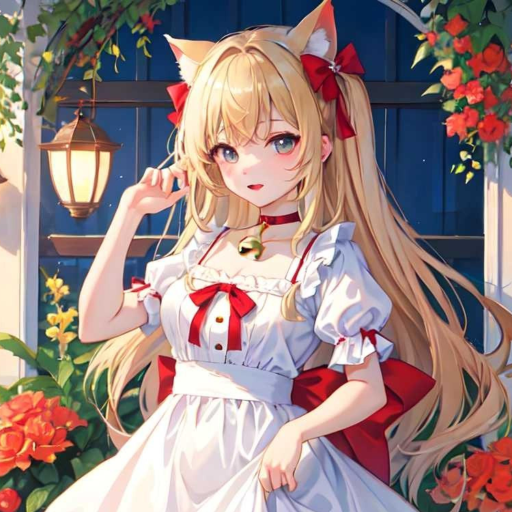
#> input picture e271acf52f0f376ebe5031088f23f4fe.png, 512 x 512 px
$ python generate-icons.py
#> lines starting #> are read from the running program, lines starting #| are printed output that depends on the picture; after the words box and inside, x2 and y2 are one past the last pixel; in counts of white or black regions, pixels touching at a corner belong together
#!/usr/bin/env python3
"""
Generate icon and image variants from a source PNG.

Icons get rounded corners (modern PWA/iOS style).
Logos are resized as-is (preserving source shape).

Usage:
    python3 scripts/generate-icons.py [source.png]

Defaults to e271acf52f0f376ebe5031088f23f4fe.png in the project root.
"""

import sys
import os
from PIL import Image, ImageDraw

PROJECT_ROOT = os.path.dirname(os.path.dirname(os.path.abspath(__file__)))
DEFAULT_SOURCE = os.path.join(PROJECT_ROOT, "e271acf52f0f376ebe5031088f23f4fe.png")
ICONS_DIR = os.path.join(PROJECT_ROOT, "public", "icons")
IMAGES_DIR = os.path.join(PROJECT_ROOT, "public", "images")

BG_COLOR = (35, 38, 41)  # #232629 — matches theme_color


def add_rounded_corners(img: Image.Image, radius_pct: float = 0.22) -> Image.Image:
    """Apply rounded corners to an RGBA image. radius_pct = fraction of size."""
    size = img.size[0]
    radius = int(size * radius_pct)
    img = img.convert("RGBA")

    # Create a rounded rectangle mask
    mask = Image.new("L", img.size, 0)
    draw = ImageDraw.Draw(mask)
    draw.rounded_rectangle([(0, 0), (img.size[0] - 1, img.size[1] - 1)],
                           radius=radius, fill=255)

    # Apply mask to alpha channel
    r, g, b, a = img.split()
    a = Image.composite(a, Image.new("L", img.size, 0), mask)
    img = Image.merge("RGBA", (r, g, b, a))
    return img


def resize_icon_rounded(source: Image.Image, size: int, mode: str) -> Image.Image:
    """Resize source to a square icon with rounded corners."""
    img = source.copy()
    img = img.resize((size, size), Image.LANCZOS)
    img = add_rounded_corners(img)

    if mode == "RGB":
        bg = Image.new("RGB", (size, size), BG_COLOR)
        bg.paste(img, mask=img.split()[3])
        return bg
    return img


def resize_wide_rounded(source: Image.Image, w: int, h: int) -> Image.Image:
    """Center-crop to target aspect ratio, resize, add rounded corners."""
    src = source.copy()
    src_w, src_h = src.size
    target_ratio = w / h
    src_ratio = src_w / src_h
    if src_ratio > target_ratio:
        new_w = int(src_h * target_ratio)
        left = (src_w - new_w) // 2
        src = src.crop((left, 0, left + new_w, src_h))
    else:
        new_h = int(src_w / target_ratio)
        top = (src_h - new_h) // 2
        src = src.crop((0, top, src_w, top + new_h))
    src = src.resize((w, h), Image.LANCZOS)
    src = add_rounded_corners(src, radius_pct=0.1)
    bg = Image.new("RGB", (w, h), BG_COLOR)
    bg.paste(src, mask=src.split()[3])
    return bg


def resize_logo(source: Image.Image, size: int, mode: str) -> Image.Image:
    """Resize source as a logo — fit within the size, preserving original shape."""
    img = source.copy()
    img.thumbnail((size, size), Image.LANCZOS)
    canvas = Image.new("RGBA", (size, size), (0, 0, 0, 0))
    offset = ((size - img.size[0]) // 2, (size - img.size[1]) // 2)
    canvas.paste(img, offset, img if img.mode == "RGBA" else None)
    if mode == "RGB":
        bg = Image.new("RGB", (size, size), BG_COLOR)
        bg.paste(canvas, mask=canvas.split()[3])
        return bg
    return canvas


def make_fb_share(source: Image.Image) -> Image.Image:
    """Create 1200x630 Facebook share image with logo centered on themed background."""
    w, h = 1200, 630
    bg = Image.new("RGB", (w, h), BG_COLOR)
    logo = source.copy()
    max_logo = int(min(w, h) * 0.6)
    logo.thumbnail((max_logo, max_logo), Image.LANCZOS)
    offset = ((w - logo.size[0]) // 2, (h - logo.size[1]) // 2)
    bg.paste(logo, offset, logo if logo.mode == "RGBA" else None)
    return bg


def main():
    source_path = sys.argv[1] if len(sys.argv) > 1 else DEFAULT_SOURCE
    if not os.path.exists(source_path):
        print(f"Error: Source image not found: {source_path}")
        sys.exit(1)

    source = Image.open(source_path).convert("RGBA")
#> source is the input picture: PIL image 512x512 RGBA; mean R, G, B, A 152.4, 130.9, 128.6, 255
    print(f"Source: {source.size[0]}x{source.size[1]} ({source.mode})")
#| Source: 512x512 (RGBA)
    print()

    # --- ICONS (with rounded corners) ---
    icons = [
        ("32pxr.png",   32,  "RGBA"),
        ("70px.png",    70,  "RGB"),
        ("96pxr.png",   96,  "RGBA"),
        ("120px.png",  120,  "RGB"),
        ("152px.png",  152,  "RGB"),
        ("167px.png",  167,  "RGB"),
        ("180px.png",  180,  "RGB"),
        ("192pxr.png", 192,  "RGBA"),
        ("270px.png",  270,  "RGB"),
        ("310px.png",  310,  "RGB"),
        ("384pxr.png", 384,  "RGBA"),
        ("512pxr.png", 512,  "RGBA"),
        ("600px.png",  600,  "RGB"),
        ("600pxr.png", 600,  "RGBA"),
    ]

    print("Generating icons (rounded corners)...")
    for name, size, mode in icons:
        out = resize_icon_rounded(source, size, mode)
        path = os.path.join(ICONS_DIR, name)
        out.save(path, "PNG")
        print(f"  {name}: {size}x{size} {mode}")

    # Wide tile (rounded)
    out = resize_wide_rounded(source, 310, 150)
#> in resize_wide_rounded, `src = src.resize((w, h), Image.LANCZOS)`:
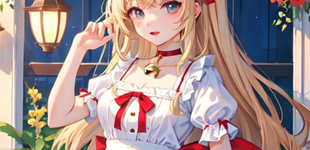
#> src: PIL image 310x150 RGBA; mean R, G, B, A 164.6, 143.7, 141.7, 255
#> in add_rounded_corners (call 15), `mask = Image.new("L", img.size, 0)`: mask: PIL image 310x150 L; every value is 0
#> in add_rounded_corners (call 15), `r, g, b, a = img.split()`:
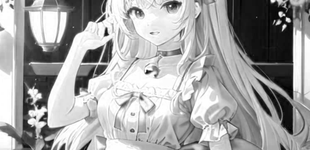
#> r: PIL image 310x150 L; min 0, max 255, mean 164.6
#> in add_rounded_corners (call 15), `r, g, b, a = img.split()`:
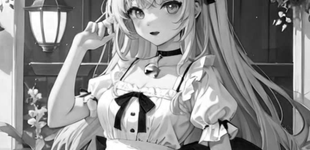
#> g: PIL image 310x150 L; min 0, max 255, mean 143.7
#> in add_rounded_corners (call 15), `r, g, b, a = img.split()`:
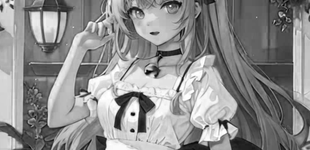
#> b: PIL image 310x150 L; min 0, max 255, mean 141.7
#> in add_rounded_corners (call 15), `r, g, b, a = img.split()`: a: PIL image 310x150 L; every value is 255
#> in add_rounded_corners (call 15), `a = Image.composite(a, Image.new("L", img.size, 0), mask)`:
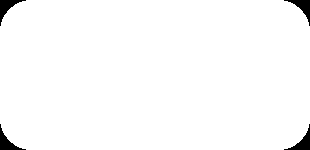
#> a: PIL image 310x150 L; 98.2% white; 4 black regions, box (x1, y1, x2, y2) and area: (0, 0, 26, 26) 213, (284, 0, 310, 26) 213, (0, 124, 26, 150) 213, (284, 124, 310, 150) 213
#> in resize_wide_rounded, `bg = Image.new("RGB", (w, h), BG_COLOR)`:
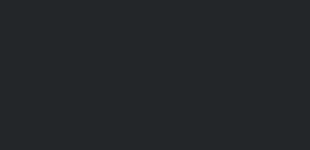
#> bg: PIL image 310x150 RGB; mean R, G, B 35, 38, 41
    out.save(os.path.join(ICONS_DIR, "310pxw.png"), "PNG")
    print(f"  310pxw.png: 310x150 RGB (rounded)")

    # --- LOGOS (preserve original shape, no forced rounding) ---
    logos = [
        ("logo.png",        425, "RGBA"),
        ("logo_big.png",    600, "RGBA"),
        ("logo_smol.png",   200, "RGBA"),
        ("logo_smol@2x.png", 400, "RGBA"),
        ("logo_square.png", 425, "RGB"),
    ]

    print()
    print("Generating logos (preserving shape)...")
    for name, size, mode in logos:
        out = resize_logo(source, size, mode)
        path = os.path.join(IMAGES_DIR, name)
        out.save(path, "PNG")
        print(f"  {name}: {size}x{size} {mode}")
#> out: PIL image 425x425 RGB

    # Facebook share image
    out = make_fb_share(source)
#> in make_fb_share, `bg.paste(logo, offset, logo if logo.mode == "RGBA" else None)`:
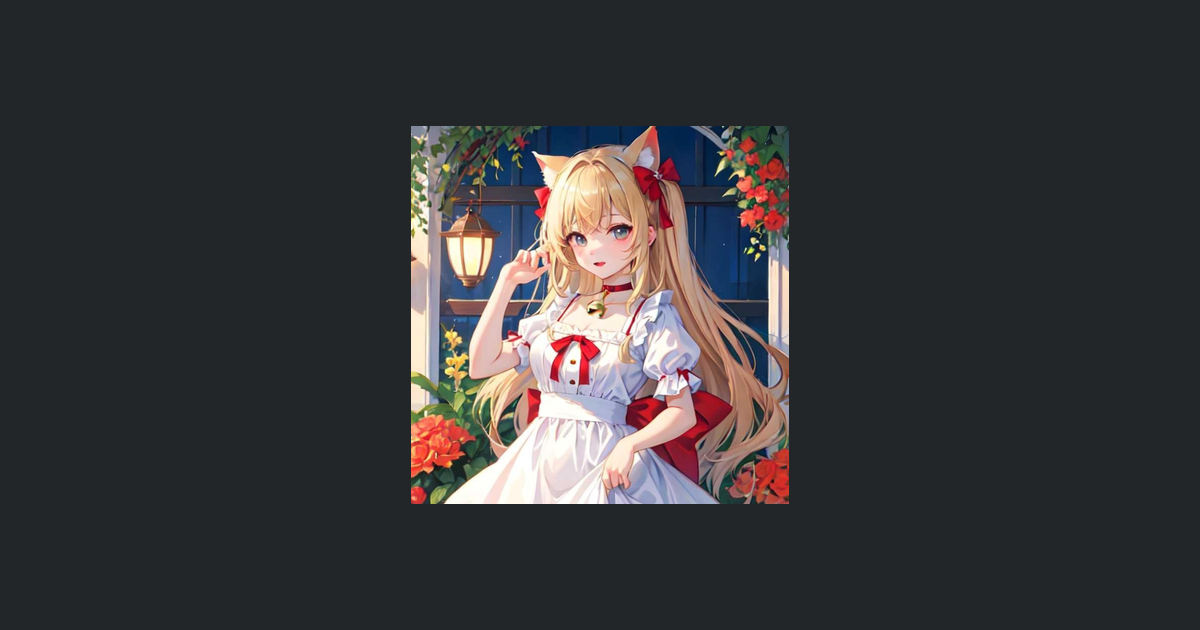
#> bg: PIL image 1200x630 RGB; mean R, G, B 57.2, 55.6, 57.5
    out.save(os.path.join(IMAGES_DIR, "fb_share.png"), "PNG")
    print(f"  fb_share.png: 1200x630 RGB")

    print()
    print("Done! Generated all icon and image variants.")
    print(f"Icons:  {len(icons) + 1} files in {ICONS_DIR}")
#| Icons:  15 files in public/icons
    print(f"Images: {len(logos) + 1} files in {IMAGES_DIR}")
#| Images: 6 files in public/images


if __name__ == "__main__":
    main()
